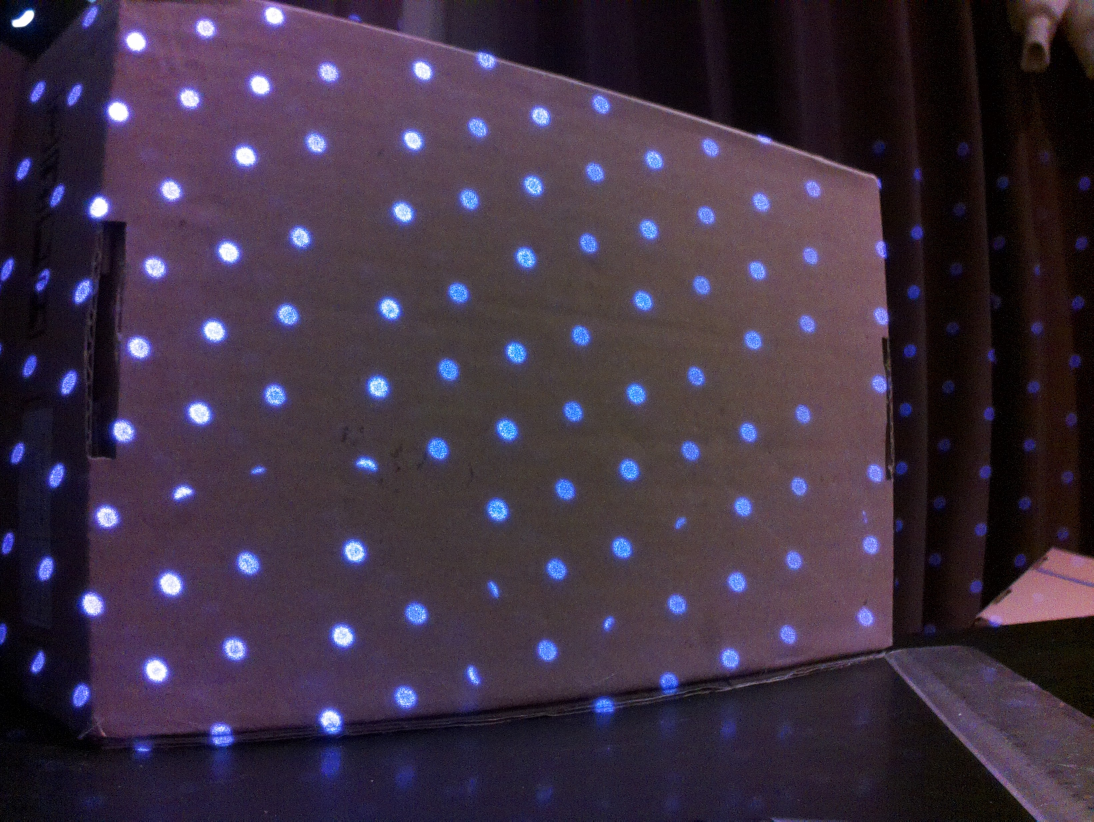
#> input picture real_dot/capture_image_IR2_slope_20to40.jpg, 3280 x 2464 px, found by its file name (shown at 1/3 size)
$ python Centroid_algo.py
#> lines starting #> are read from the running program, lines starting #| are printed output that depends on the picture; after the words box and inside, x2 and y2 are one past the last pixel; in counts of white or black regions, pixels touching at a corner belong together
import numpy as np
import matplotlib.pyplot as plt
import cv2

def estimate_depth_per_dot(ir_dot_positions, camera_intrinsics, dot_spacing):
    depths = []
    for i, (y, x) in enumerate(ir_dot_positions):
        # Estimating depth based on the radius of detected dots
        depth = (camera_intrinsics[0, 0] * dot_spacing) / (2 * x)  # Simplified calculation for depth per dot
        depth = depth * 1750  # Adjusting the scale for better visualization
        if(depth > 2):
            depths.append(2)
            depth = 2
        else:
            depths.append(depth)
        print(f"Dot {i+1}: Position ({x}, {y}), Estimated Depth: {depth}")

    return depths

# Load the image
image_path = "dotMatrix/Depth_camera/real_dot/capture_image_IR2_slope_20to40.jpg"
original_dot = cv2.imread(image_path)
#> original_dot is the input picture: shape (2464, 3280, 3); mean B, G, R 67.4, 49.5, 63.1

if original_dot is None:
    print("Error: Image not found. Check the file path.")
    exit()

# Convert to grayscale
gray = cv2.cvtColor(original_dot, cv2.COLOR_BGR2GRAY)

# Apply CLAHE
clahe = cv2.createCLAHE(clipLimit=2.0, tileGridSize=(8, 8))
gray = clahe.apply(gray)
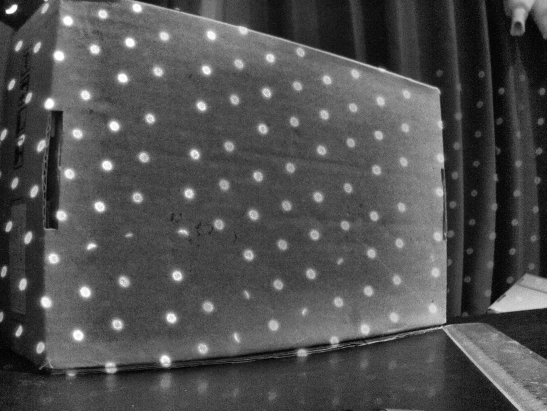
#> gray: shape (2464, 3280) (shown at 1/6 size); min 0, max 255, mean 79.9

# Apply Gaussian blur
gray_blur = cv2.GaussianBlur(gray, (3, 3), 0)

# Adaptive Gaussian Thresholding
_, adaptive_thresh = cv2.threshold(gray_blur, 155, 255, cv2.THRESH_BINARY)
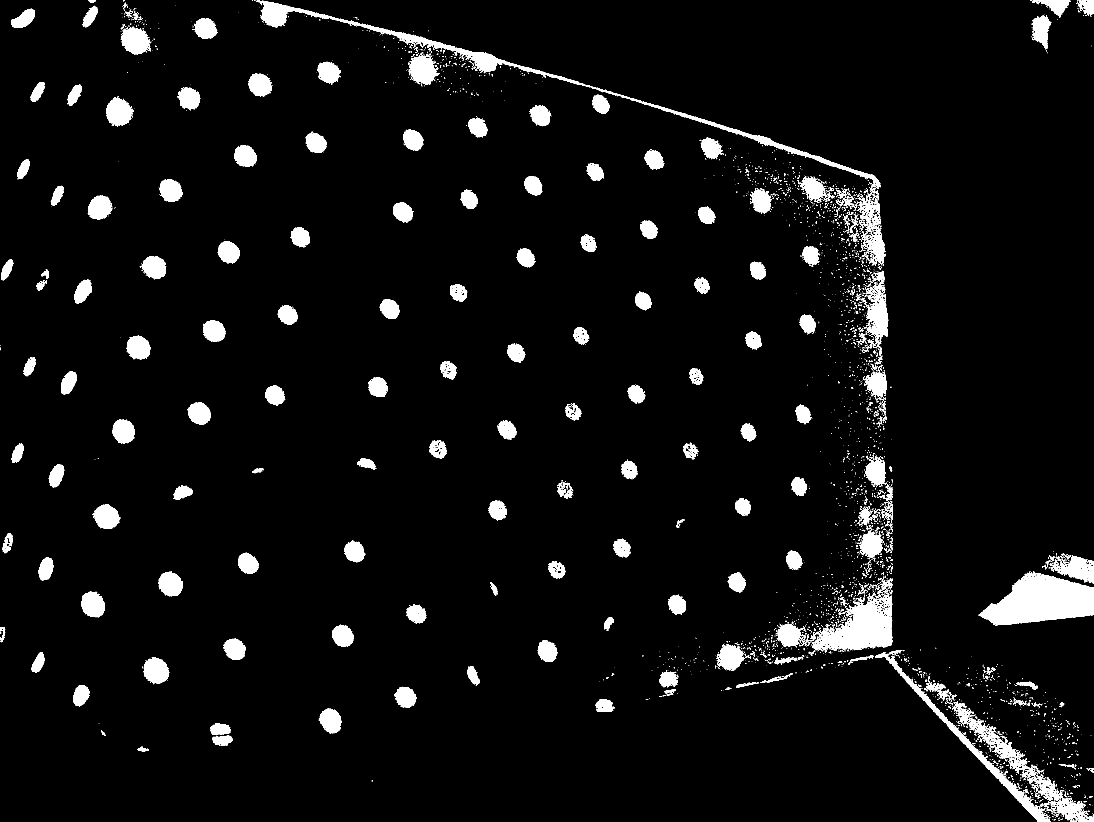
#> adaptive_thresh: shape (2464, 3280) (shown at 1/3 size); 5.4% white; 3274 white regions (2828 under 20 px), largest, box (x1, y1, x2, y2) and area: (2936, 1714, 3280, 1877) 34694, (769, 0, 2642, 584) 26758, (2435, 1780, 2677, 1958) 21445

# Otsu's Thresholding
_, otsu_thresh = cv2.threshold(gray_blur, 0, 255, cv2.THRESH_BINARY + cv2.THRESH_OTSU)
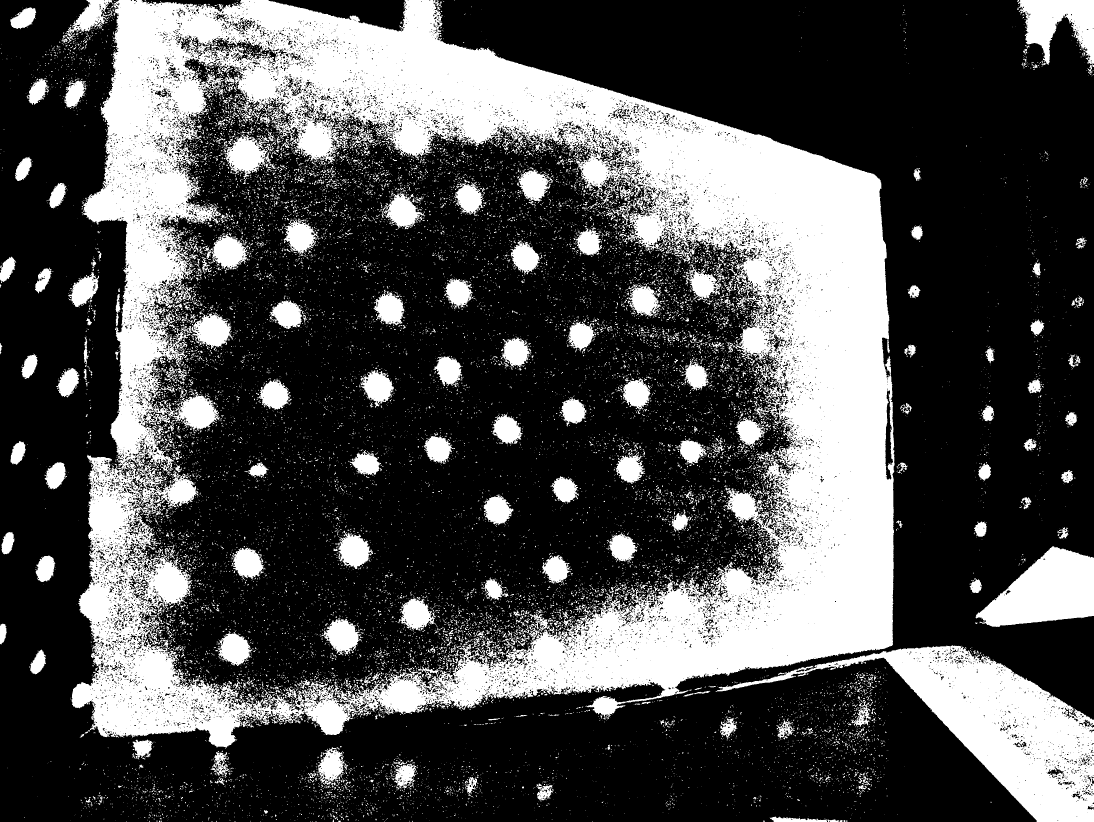
#> otsu_thresh: shape (2464, 3280) (shown at 1/3 size); 30.8% white; 20025 white regions (17989 under 20 px)

# Find contours
contours_adaptive, _ = cv2.findContours(adaptive_thresh, cv2.RETR_EXTERNAL, cv2.CHAIN_APPROX_SIMPLE)
#> contours_adaptive = 3265 contours, 2967 with area under 20; largest, box (x1, y1, x2, y2) and area: (2936, 1714, 3280, 1877) 34359, (769, 0, 2642, 584) 24468, (2435, 1780, 2677, 1958) 22453, (2625, 1957, 3149, 2464) 11400, (2570, 592, 2658, 793) 7107
contours_otsu, _ = cv2.findContours(otsu_thresh, cv2.RETR_EXTERNAL, cv2.CHAIN_APPROX_SIMPLE)
#> contours_otsu = 4234 contours, 4043 with area under 20; largest, box (x1, y1, x2, y2) and area: (214, 0, 2684, 2247) 4472187, (2147, 1936, 3280, 2464) 179774, (2927, 1638, 3280, 1881) 52625, (3052, 0, 3280, 201) 24506, (200, 0, 340, 109) 6187

# Extract centroids of the dots
ir_dot_positions_adaptive = []
ir_dot_positions_otsu = []

# Extract centroids from adaptive thresholding
for contour in contours_adaptive:
    M = cv2.moments(contour)
    if M['m00'] != 0:
        cx = int(M['m10'] / M['m00'])
        cy = int(M['m01'] / M['m00'])
        ir_dot_positions_adaptive.append((cy, cx))
#> this loop made 3265 passes
#> (contour, cx, cy) on passes 4, 7, 9, 11, 12, 13: ([[3210, 2461], [3210, 2463], [3211, 2462], [3211, 2461]], 3210, 2461), ([[3157, 2459], [3158, 2459], [3159, 2460], [3159, 2459]], 3158, 2459), ([[3182, 2458], [3182, 2459], [3184, 2459], [3183, 2458]], 3182, 2458), ([[3187, 2456], [3187, 2457], [3188, 2457], [3188, 2456]], 3187, 2456), ([[3176, 2455], [3175, 2456], [3176, 2457]], 3175, 2456), ([[3178, 2453], [3178, 2454], [3179, 2454], [3179, 2453]], 3178, 2453)
#> after the loop, ir_dot_positions_adaptive = 2173 pairs, first value 0 to 2462, second value 0 to 3278

# Extract centroids from Otsu's thresholding
for contour in contours_otsu:
    M = cv2.moments(contour)
    if M['m00'] != 0:
        cx = int(M['m10'] / M['m00'])
        cy = int(M['m01'] / M['m00'])
        ir_dot_positions_otsu.append((cy, cx))
#> this loop made 4234 passes
#> (contour, cx, cy) on passes 11, 13, 15, 16, 17, 18: ([[1237, 2462], [1236, 2463], [1237, 2463]], 1236, 2462), ([[1015, 2462], [1015, 2463], [1021, 2463], [1021, 2462]], 1018, 2462), ([[648, 2462], [648, 2463], [649, 2463]], 648, 2462), ([[484, 2462], [484, 2463], [485, 2463], [485, 2462]], 484, 2462), ([[477, 2462], [477, 2463], [480, 2463], [480, 2462]], 478, 2462), ([[448, 2462], [447, 2463], [448, 2463]], 447, 2462)
#> after the loop, ir_dot_positions_otsu = 2577 pairs, first value 0 to 2462, second value 0 to 3278

# Define camera intrinsic parameters
fx = fy = 3.6  # Focal length in mm
cx = cy = 1280 / 2  # Assuming the image dimensions are 1280x720
camera_intrinsics = np.array([[fx, 0, cx],
                              [0, fy, cy],
                              [0, 0, 1]])

dot_spacing = 0.01  # Example dot spacing in meters

# Estimate depths from IR dot positions
depths_adaptive = estimate_depth_per_dot(ir_dot_positions_adaptive, camera_intrinsics, dot_spacing)
#> the loop in estimate_depth_per_dot, `for i, (y, x) in enumerate(ir_dot_positions):` made 2173 passes
#> (y, x) on passes 1 to 3: (2462, 3228), (2462, 3214), (2461, 3210)
#> (printed output is left out)
#> after the loop in estimate_depth_per_dot, `for i, (y, x) in enumerate(ir_dot_positions):`: depths = 2173 values, max 2 at index 585, min 0.00961 at index 15, mean 0.0236
#> depths_adaptive has the same summary as depths in estimate_depth_per_dot
depths_otsu = estimate_depth_per_dot(ir_dot_positions_otsu, camera_intrinsics, dot_spacing)
#> the loop in estimate_depth_per_dot (call 2), `for i, (y, x) in enumerate(ir_dot_positions):` made 2577 passes
#> (y, x) on passes 1 to 3: (2462, 1236), (2462, 1018), (2462, 648)

# Plot the images and results in one figure
fig, axs = plt.subplots(3, 3, figsize=(8, 8))

axs[0, 0].imshow(cv2.cvtColor(original_dot, cv2.COLOR_BGR2RGB))
axs[0, 0].set_title('Original Image')
axs[0, 0].axis('off')

axs[0, 1].imshow(gray, cmap='gray')
axs[0, 1].set_title('Grayscale Image')
axs[0, 1].axis('off')

axs[0, 2].imshow(gray_blur, cmap='gray')
axs[0, 2].set_title('Blurred Image')
axs[0, 2].axis('off')

axs[1, 1].imshow(adaptive_thresh, cmap='gray')
axs[1, 1].set_title('Adaptive Threshold Image')
axs[1, 1].axis('off')

axs[1, 2].imshow(otsu_thresh, cmap='gray')
axs[1, 2].set_title('Otsu Threshold Image')
axs[1, 2].axis('off')

# Scatter plot for adaptive thresholding
scatter_adaptive = axs[2, 0].scatter(
    [pos[1] for pos in ir_dot_positions_adaptive],
    [pos[0] for pos in ir_dot_positions_adaptive],
    c=depths_adaptive, cmap='coolwarm', s=50
)
axs[2, 0].invert_yaxis()
fig.colorbar(scatter_adaptive, ax=axs[2, 0], label='Depth (m)')
axs[2, 0].set_title('IR Dot Depth Estimation (Adaptive)')
axs[2, 0].set_xlabel('X Position')
axs[2, 0].set_ylabel('Y Position')

# Scatter plot for Otsu's thresholding
scatter_otsu = axs[2, 1].scatter(
    [pos[1] for pos in ir_dot_positions_otsu],
    [pos[0] for pos in ir_dot_positions_otsu],
    c=depths_otsu, cmap='coolwarm', s=50
)
axs[2, 1].invert_yaxis()
fig.colorbar(scatter_otsu, ax=axs[2, 1], label='Depth (m)')
axs[2, 1].set_title('IR Dot Depth Estimation (Otsu)')
axs[2, 1].set_xlabel('X Position')
axs[2, 1].set_ylabel('Y Position')

# Detected dots with centroids (adaptive)
ax_adaptive = axs[2, 2]
ax_adaptive.imshow(gray, cmap='gray')
for (y, x) in ir_dot_positions_adaptive:
    ax_adaptive.plot(x, y, 'ro')  # Plot the centroid
#> this loop made 2173 passes
#> (y, x) on passes 1 to 3: (2462, 3228), (2462, 3214), (2461, 3210)
ax_adaptive.set_title('Detected Dots with Centroids (Adaptive)')
ax_adaptive.set_xlabel('X Position')
ax_adaptive.set_ylabel('Y Position')
ax_adaptive.invert_yaxis()

plt.tight_layout()
plt.show()
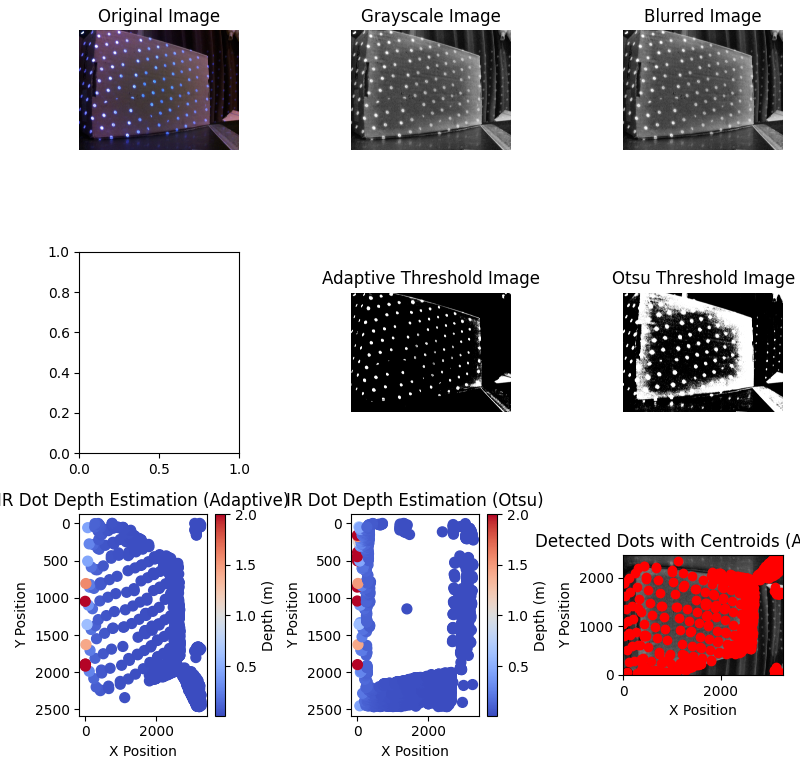
#> figure drawn by matplotlib, 10 panels

$ run again, with real_dot/capture_image_IR2_slope_30to40.jpg copied over real_dot/capture_image_IR2_slope_20to40.jpg
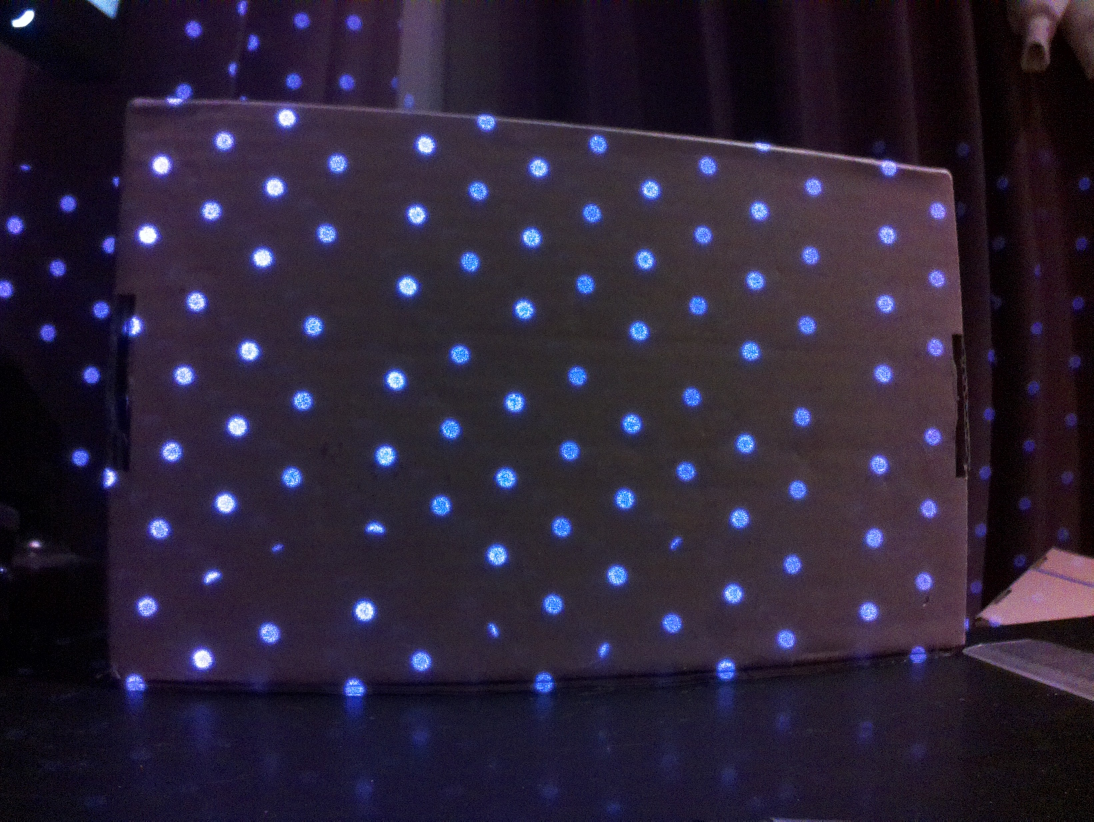
#> input picture real_dot/capture_image_IR2_slope_30to40.jpg, 3280 x 2464 px, found by its file name (shown at 1/3 size)
#> original_dot is the input picture: shape (2464, 3280, 3); mean B, G, R 55.4, 35.5, 44.6
#> `_, adaptive_thresh = cv2.threshold(gray_blur, 155, 255, cv2.THRESH_BIN..`:
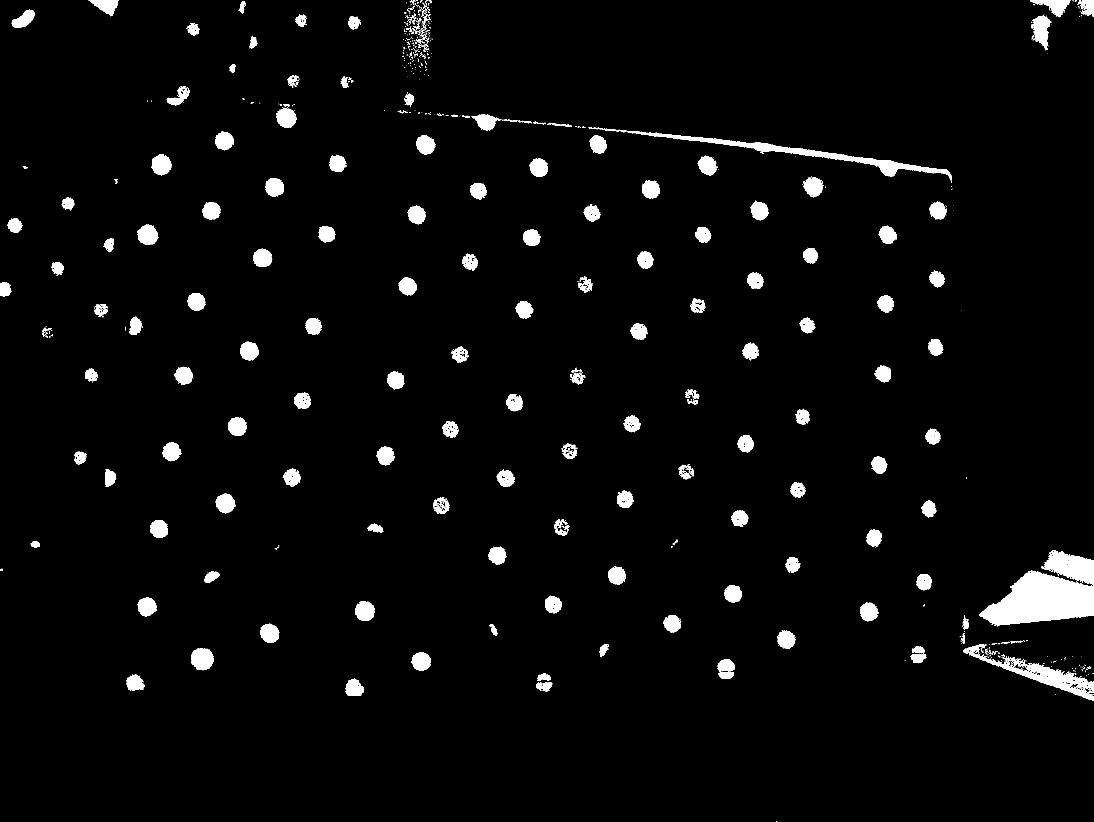
#> adaptive_thresh: shape (2464, 3280) (shown at 1/3 size); 3.5% white; 743 white regions (520 under 20 px), largest, box (x1, y1, x2, y2) and area: (2937, 1713, 3280, 1879) 35789, (1882, 393, 2856, 541) 14756, (2889, 1932, 3280, 2102) 11506
#> `_, otsu_thresh = cv2.threshold(gray_blur, 0, 255, cv2.THRESH_BINARY + ..`:
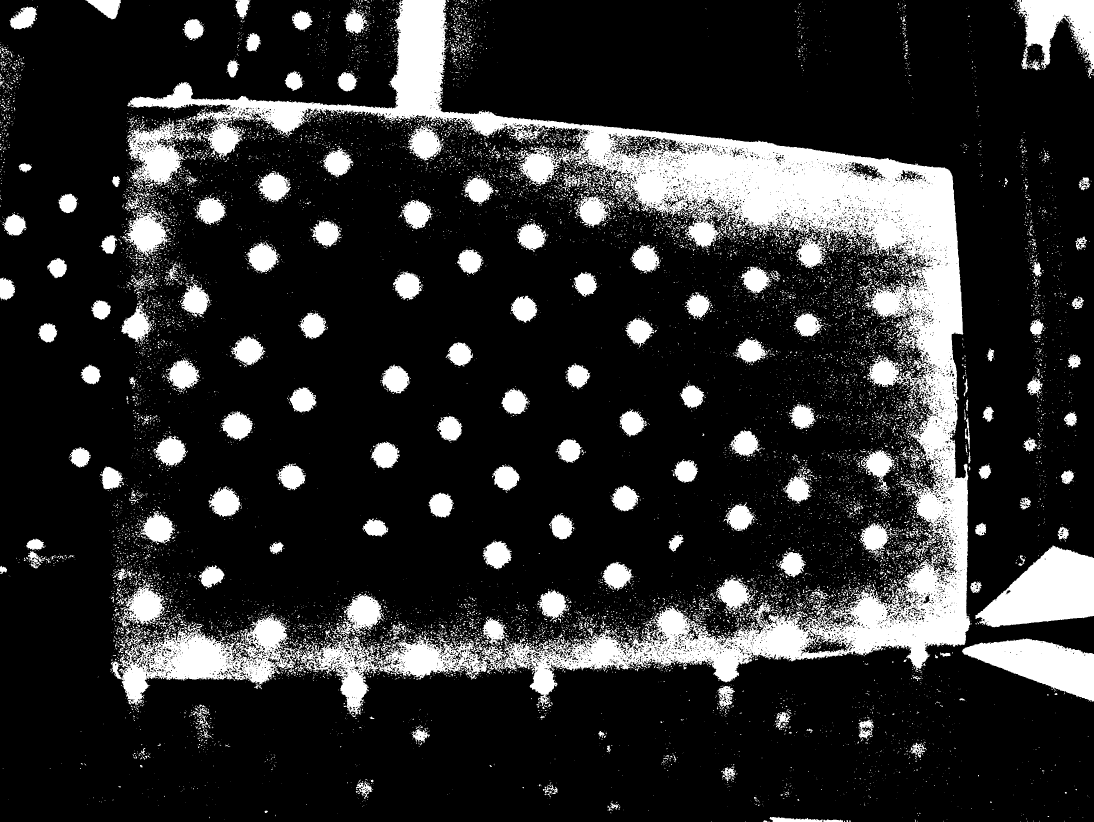
#> otsu_thresh: shape (2464, 3280) (shown at 1/3 size); 17.4% white; 15437 white regions (13757 under 20 px)
#> contours_adaptive = 739 contours, 550 with area under 20; largest, box (x1, y1, x2, y2) and area: (2937, 1713, 3280, 1879) 35344, (1882, 393, 2856, 541) 13742, (2889, 1932, 3280, 2102) 11828, (3133, 1650, 3280, 1756) 8868, (574, 1944, 641, 2011) 3364
#> contours_otsu = 15275 contours, 14441 with area under 20; largest, box (x1, y1, x2, y2) and area: (382, 0, 2912, 2145) 728985, (332, 1843, 908, 2115) 66558, (2926, 1637, 3280, 1882) 53072, (2886, 1915, 3280, 2105) 39196, (3050, 0, 3280, 231) 26800
#> the loop `for contour in contours_adaptive:` made 739 passes
#> (contour, cx, cy) on passes 2, 5, 8, 17, 23, 25: ([[3279, 2082], [3278, 2083], [3278, 2084], [3279, 2084]], 3278, 2083), ([[3264, 2068], [3264, 2069], [3265, 2069], [3265, 2068]], 3264, 2068), ([[428, 2044], [428, 2045], [429, 2046], [429, 2044]], 428, 2044), ([[3278, 2019], [3278, 2020], [3279, 2020], [3279, 2019]], 3278, 2019), ([[3221, 2010], [3221, 2013], [3222, 2013], [3222, 2011]], 3221, 2011), ([[3261, 2007], [3261, 2008], [3262, 2008], [3262, 2007]], 3261, 2007)
#> after the loop `for contour in contours_adaptive:`: ir_dot_positions_adaptive = 543 pairs, first value 0 to 2083, second value 4 to 3278
#> the loop `for contour in contours_otsu:` made 15275 passes
#> (contour, cx, cy) on passes 10, 19, 22, 24, 27, 29: ([[2533, 2462], [2532, 2463], [2534, 2463], [2534, 2462]], 2533, 2462), ([[3079, 2455], [3079, 2458], [3079, 2457], [3080, 2456]], 3079, 2456), ([[3210, 2451], [3209, 2452], [3210, 2452]], 3209, 2451), ([[628, 2450], [627, 2451], [627, 2454], [628, 2453]], 627, 2452), ([[2756, 2445], [2755, 2446], [2755, 2447], [2756, 2447]], 2755, 2446), ([[3069, 2442], [3070, 2443], [3070, 2442]], 3069, 2442)
#> after the loop `for contour in contours_otsu:`: ir_dot_positions_otsu = 10087 pairs, first value 0 to 2462, second value 0 to 3276
#> the loop in estimate_depth_per_dot, `for i, (y, x) in enumerate(ir_dot_positions):` made 543 passes
#> (y, x) on passes 1 to 3: (2083, 3278), (2077, 3278), (2068, 3264)
#> (printed output is left out)
#> after the loop in estimate_depth_per_dot, `for i, (y, x) in enumerate(ir_dot_positions):`: depths = 543 values, max 2 at index 109, min 0.00961 at index 0, mean 0.0382
#> depths_adaptive has the same summary as depths in estimate_depth_per_dot
#> the loop in estimate_depth_per_dot (call 2), `for i, (y, x) in enumerate(ir_dot_positions):` made 10087 passes
#> (y, x) on passes 1 to 3: (2462, 2533), (2462, 2549), (2462, 2294)
#> the loop `for (y, x) in ir_dot_positions_adaptive:` made 543 passes
#> (y, x) on passes 1 to 3: (2083, 3278), (2077, 3278), (2068, 3264)
